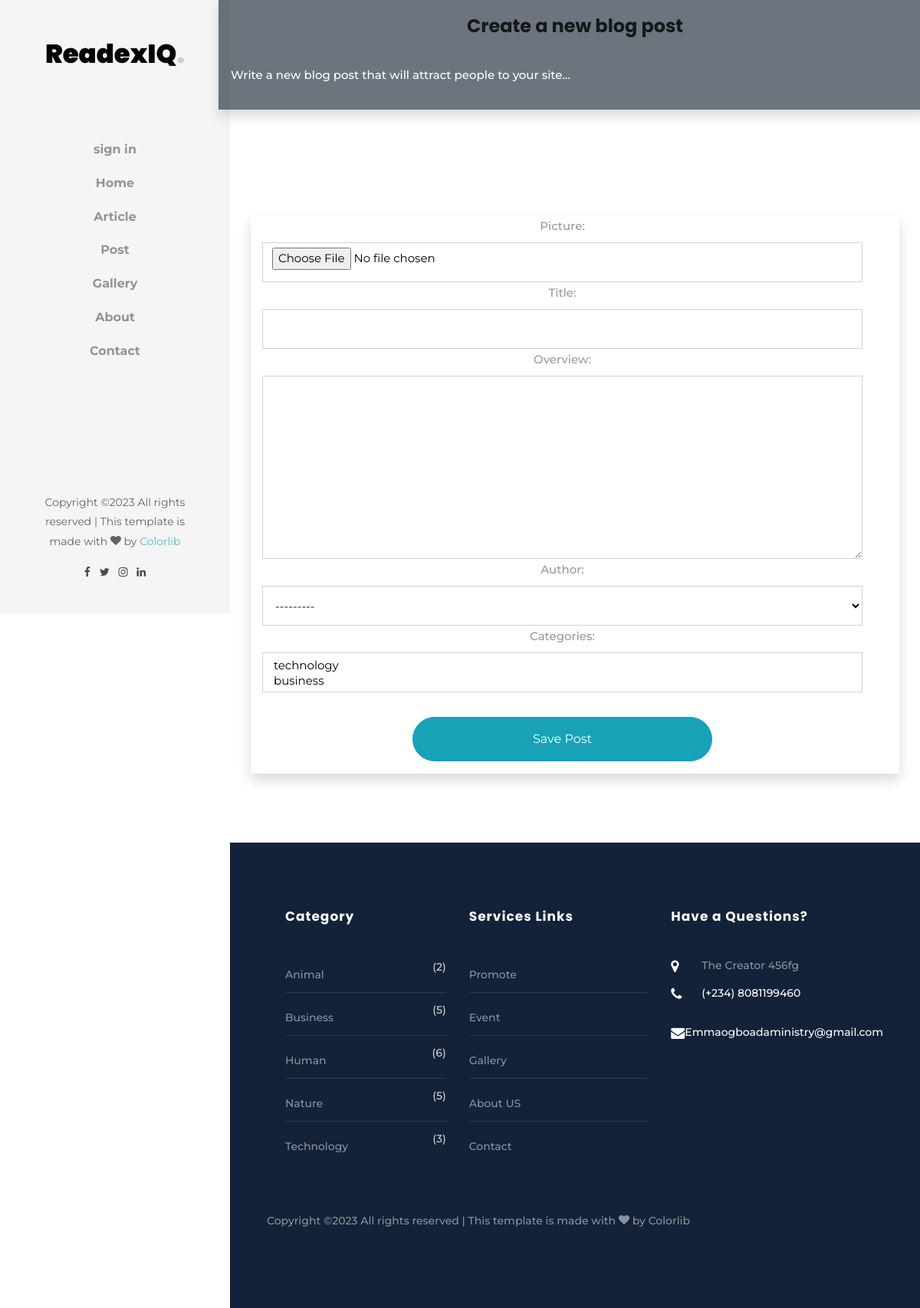
Page /article/post/create-post on the committed database.
### bookApp/models.py (models this page shows, shortened)
class Author(models.Model):
    user = models.OneToOneField(User, on_delete=models.CASCADE)
    first_name = models.CharField(max_length=20, blank=False, null=True)
    last_name = models.CharField(max_length=20, blank=False, null=True)
    about = models.TextField(blank=False, null=True)
    address = models.TextField(blank=False, null=True)
    street = models.TextField(blank=False, null=True)
    website_name = models.TextField(default='Elen', blank=True, null=True)
    facebook_url = models.CharField(max_length=225, blank=True, null=True)
    twitter_url = models.CharField(max_length=225, blank=True, null=True)
    telegram_url = models.CharField(max_length=225, blank=True, null=True)
    linkdin_url = models.CharField(max_length=225, blank=True, null=True)
    telgram_url = models.CharField(max_length=225, blank=True, null=True)
    tel = models.IntegerField(default="(234) ", null=True)
    image = models.ImageField(upload_to='myApp/image',  blank=False, null=True)
    def __str__(self):
        return self.user.username

class Category(models.Model):
    title = models.CharField(max_length=20, blank=False, null=True)
    description = models.TextField(blank=False, null=True)
    slug = models.SlugField( blank=False, null=True)
    thumbnail = models.ImageField( blank=False, null=True)
    timestamp = models.DateTimeField(auto_now_add=True, blank=False, null=True)
    def __str__(self):
        return self.title

### bookApp/views.py (the view, shortened to what this page needs)
# urls.py: path('article/post/create-post', CreatePostView.as_view(), name='create-post'),
class CreatePostView(CreateView):
    model = Post
    form_class = CreatPostForm
    template_name = 'bookApp/create-post.html'
    success_url = reverse_lazy('home')
    def get_context_data(self,**kwargs):
        context = super().get_context_data(**kwargs)
        context['author'] = Author.objects.get(id=1)
        context['sidebar'] = Post.objects.values('categories__title').annotate(Count('categories__title'))
        return context

### bookApp/form.py
class CreatPostForm(forms.ModelForm):
   class Meta:
       model = Post
       fields = ( 'picture', 'title', 'overview','author','categories',)
       widgets = {
            'picture':forms.ClearableFileInput(attrs={'class':'form-control'}),
            'title':forms.TextInput(attrs={'class':'form-control'}),
            'categories':forms.SelectMultiple(attrs={'class':'form-control'}),
            'author':forms.Select(attrs={'class':'form-control'}),
            'overview':forms.Textarea(attrs={'class':'form-control'}),
       }

### bookApp/templates/bookApp/create-post.html (shortened to what this page needs)
{% extends 'bookapp/base.html' %}
{% load static %}
  {% block content %}
	<div id="colorlib-page">
		<aside id="colorlib-aside" role="complementary" class="js-fullheight text-center">
			<h1 id="colorlib-logo"><a href="{% url 'home' %}">{{author.website_name|capfirst}}<span>.</span></a></h1>
			<nav id="colorlib-main-menu" role="navigation">
				<ul>
					{% if user.is_authenticated %}
				<li>
					<div class="border">
						{{user.username|capfirst|truncatechars:8}}<br>
					   <small><a href="{% url 'logout' %}">sign out</a></small>
				    </div>
				</li>
				{% else %}
				  <li><a href="{% url 'login' %}">sign in</a></li>
				{% endif %}
				<li><a href="{% url 'home' %}">Home</a></li>
				<li><a href="{% url 'article' %}">Article</a></li>
				<li><a href="{% url 'post' %}">Post</a></li>
				<li><a href="{% url 'photo' %}">Gallery</a></li>
				<li><a href="{% url 'about' %}">About</a></li>
				<li><a href="{% url 'contact' %}">Contact</a></li>
				</ul>
			</nav>
			<div class="colorlib-footer">
				<p>
			  Copyright &copy;<script>document.write(new Date().getFullYear());</script> All rights reserved | This template is made with <i class="icon-heart" aria-hidden="true"></i> by <a href="https://colorlib.com" target="_blank">Colorlib</a>
				<ul>
					<li><a href="#"><i class="icon-facebook"></i></a></li>
					<li><a href="#"><i class="icon-twitter"></i></a></li>
					<li><a href="#"><i class="icon-instagram"></i></a></li>
					<li><a href="#"><i class="icon-linkedin"></i></a></li>
				</ul>
			</div>
		</aside>
		<div id="colorlib-main">
			<div class="row p-3 d-flex mb-5 shadow bg-secondary">
				<div class="col-md-12 mb-4 text-center">
				  <h2 class="h4 font-weight-bold">Create a new blog post</h2>
				</div>
				<p class="text-white">Write a new blog post that will attract people to your site...</p>
			  </div>
			<section class="ftco-section contact-section">
	      <div class="container">
	        <div class="row block-9 text-center shadow">
	          <div class="col-md-12 order-md-last pr-md-5">
	            <form method="post" enctype="multipart/form-data">
	              <div class="form-group">
					{{form}}
	              </div>
	                <input type="submit" value="Save Post" class="btn w-50 btn-info my-3 py-3 px-5">
	            </form>
	          </div>
	        </div>
	      </div>
	    </section>
		{% include 'bookApp/includes/footer.html' %}
		</div>
	</div>
{% endblock %}

### bookApp/templates/bookApp/includes/footer.html
 <footer class="ftco-footer ftco-bg-dark ftco-section">
      <div class="container px-md-5">
        <div class="row mb-5">
          <div class="col-md">
            <div class="ftco-footer-widget mb-4 ml-md-4">
              <h2 class="ftco-heading-2">Category</h2>
              <ul class="list-unstyled categories">
                {% for tags in sidebar %}
		            <li><a href="#">{{ tags.categories__title|capfirst }}<span>({{ tags.categories__title__count }})</span></a></li>
		            {% endfor %}
              </ul>
            </div>
          </div>
          <div class="col-md">
             <div class="ftco-footer-widget mb-4">
              <h2 class="ftco-heading-2">Services Links</h2>
              <ul class="list-unstyled categories">
            		<li><a href="{% url 'home' %}">Promote</a></li>
                <li><a href="{% url 'article' %}">Event</a></li>
                <li><a href="{% url 'photo' %}">Gallery</a></li>
                <li><a href="{% url 'about' %}">About US</a></li>
                <li><a href="{% url 'contact' %}">Contact</a></li>
              </ul>
            </div>
          </div>
          <div class="col-md">
            <div class="ftco-footer-widget mb-4">
            	<h2 class="ftco-heading-2">Have a Questions?</h2>
            	<div class="block-23 mb-3">
	              <ul>
	                <li><span class="icon icon-map-marker"></span><span class="text">{{author.address|title}}</span></li>
	                <li><a><span class="icon icon-phone"></span><span class="text">(+234) {{author.tel}}</span></a></li>
	                <li><a><span class="icon icon-envelope"></span><span class="text">{{author.user.email|capfirst}}</span></a></li>
	              </ul>
	            </div>
            </div>
          </div>
        </div>
        <div class="row">
          <div class="col-md-12">
            <p>
  Copyright &copy;<script>document.write(new Date().getFullYear());</script> All rights reserved | This template is made with <i class="icon-heart" aria-hidden="true"></i> by <a href="https://colorlib.com" target="_blank">Colorlib</a>
  </p>
          </div>
        </div>
      </div>
    </footer>

### bookApp/static/bookApp/css/icomoon.css (style rules this page uses)
[class^="icon-"], [class*=" icon-"] { font-family: 'icomoon' !important; speak: none; font-style: normal; font-weight: normal; font-variant: normal; text-transform: none; line-height: 1; -webkit-font-smoothing: antialiased; -moz-osx-font-smoothing: grayscale; }
.icon-heart:before { content: "\f004"; }
.icon-map-marker:before { content: "\f041"; }
.icon-phone:before { content: "\f095"; }
.icon-twitter:before { content: "\f099"; }
.icon-facebook:before { content: "\f09a"; }
.icon-envelope:before { content: "\f0e0"; }
.icon-linkedin:before { content: "\f0e1"; }
.icon-instagram:before { content: "\f16d"; }

### rows in the picture
Author: website_name "ReadexIQ", address "The Creator 456fg", tel "8081199460", user.email "Emmaogboadaministry@gmail.com"
Category: categories__title "Technology", categories__title__count "3"
Category: categories__title "Animal", categories__title__count "2"
Category: categories__title "Business", categories__title__count "5"
Category: categories__title "Human", categories__title__count "6"
Category: categories__title "Nature", categories__title__count "5"
